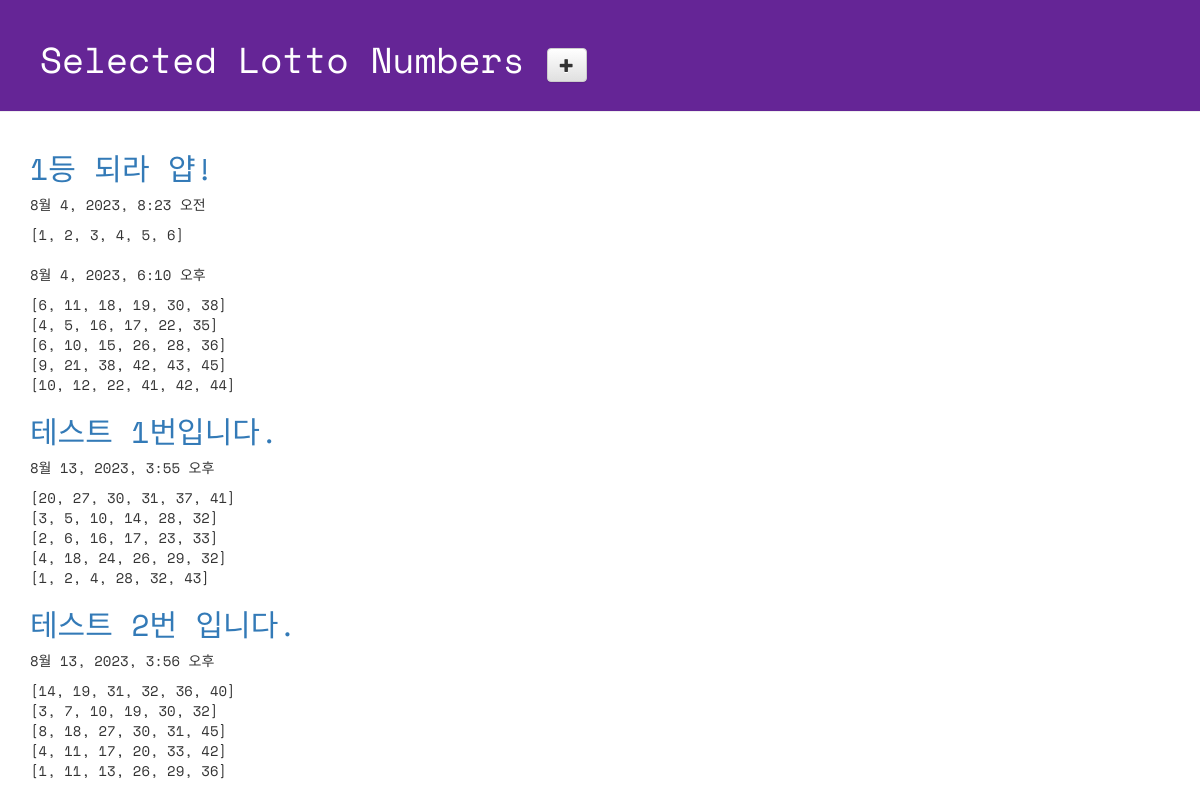
Page /lotto/ on the committed database.
### lotto/models.py (models this page shows, shortened)
class GuessNumbers(models.Model):
    name = models.CharField(max_length=24)  # 로또 번호 리스트의 이름
    text = models.CharField(max_length=255)  # 로또 번호 리스트에 대한 설명
    lottos = models.CharField(
        max_length=255, default='[1, 2, 3, 4, 5, 6]')  # 로또 번호들이 담길 str
    num_lotto = models.IntegerField(default=5)    # 6개 번호 set의 갯수
    update_date = models.DateTimeField()

### lotto/views.py (the view)
# urls.py: path('lotto/', views.index, name='index'),  # http://127.0.0.1:8000/lotto/
def index(request):
    lottos = GuessNumbers.objects.all()  # DB에 저장된 GuessNumbers 객체 모두를 가져온다.
    return render(request, "lotto/default.html", {"lottos": lottos})

### lotto/templates/lotto/default.html (shortened to what this page needs)
<!DOCTYPE html>
{% load static %}
<html lang="ko">
    <head>
        <link rel="stylesheet" href="//maxcdn.bootstrapcdn.com/bootstrap/3.2.0/css/bootstrap.min.css">
        <link rel="stylesheet" href="//maxcdn.bootstrapcdn.com/bootstrap/3.2.0/css/bootstrap-theme.min.css">
        <link rel="stylesheet" href="{% static 'css/lotto.css' %}">
    </head>
    <body>
        <div class="page-header">
            <h1>
                Selected Lotto Numbers
                <a href="{% url 'new_lotto' %}">
                    <sapn class="glyphicon glyphicon-plus btn btn-default"></sapn>
                </a>
            </h1>
        </div>
        <div class="container lotto">
            {% for lotto in lottos %}
                <h2>
                    <a href="{% url 'detail' lottokey=lotto.pk %}">{{lotto.text}}</a>
                </h2>
                <p>{{ lotto.update_date }}</p>
                <p>{{ lotto.lottos | linebreaksbr }}</p>
            {% endfor %}
        </div>
    </body>
</html>

### lotto/static/css/lotto.css (style rules this page uses)
.page-header { background-color: #652596; margin-top: 0; padding: 20px 20px 20px 40px; font-family: 'Space Mono', monospace; }
.page-header h1 { color: #FFFFFF; }
.container { font-family: 'Space Mono', monospace; }
.container h2 { color: #b9f442; }

### rows in the picture
GuessNumbers: text "1등 되라 얍!", update_date "8월 4, 2023, 8:23 오전", lottos "[1, 2, 3, 4, 5, 6]"
GuessNumbers: update_date "8월 4, 2023, 6:10 오후", lottos "[6, 11, 18, 19, 30, 38] [4, 5, 16, 17, 22, 35] [6, 10, 15, 26, 28, 36] [9, 21, 38, 42, 43, 45] [10, 12, 22, 41, 42, 44]"
GuessNumbers: text "테스트 1번입니다.", update_date "8월 13, 2023, 3:55 오후", lottos "[20, 27, 30, 31, 37, 41] [3, 5, 10, 14, 28, 32] [2, 6, 16, 17, 23, 33] [4, 18, 24, 26, 29, 32] [1, 2, 4, 28, 32, 43]"
GuessNumbers: text "테스트 2번 입니다.", update_date "8월 13, 2023, 3:56 오후", lottos "[14, 19, 31, 32, 36, 40] [3, 7, 10, 19, 30, 32] [8, 18, 27, 30, 31, 45] [4, 11, 17, 20, 33, 42] [1, 11, 13, 26, 29, 36]"
